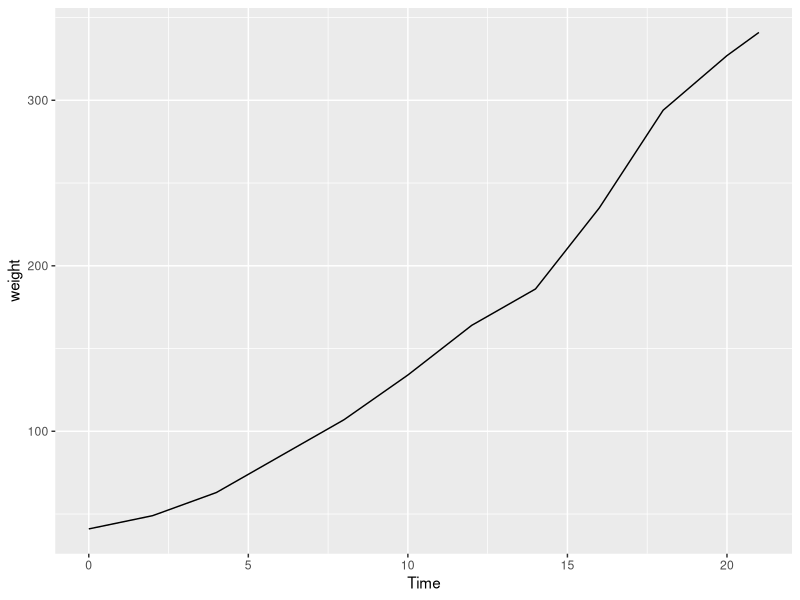
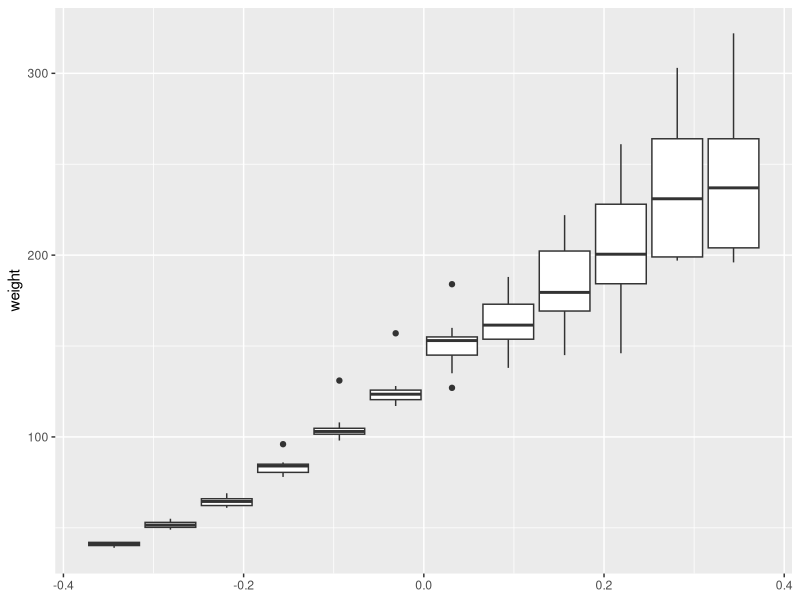
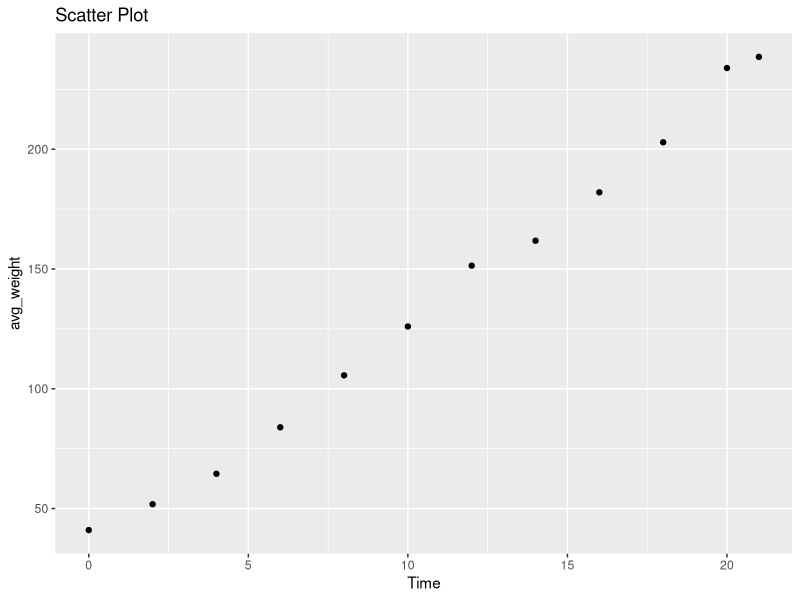
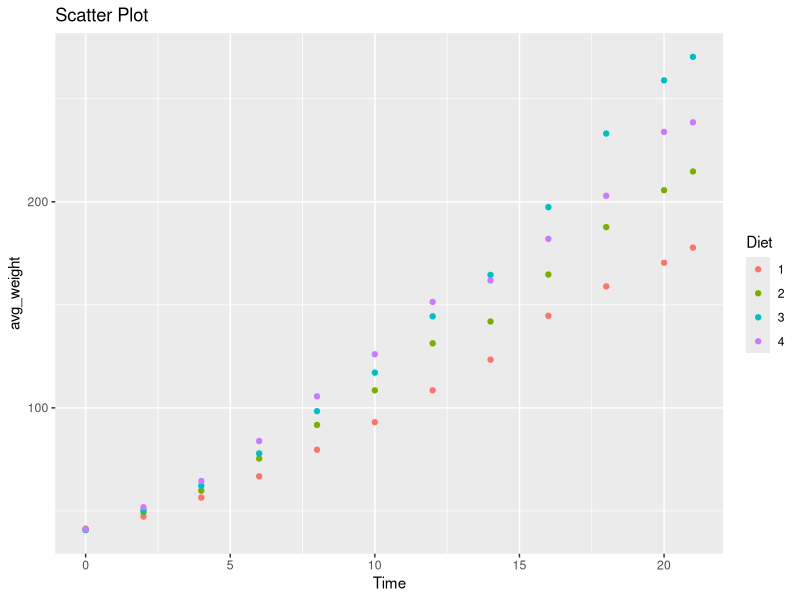

R code for these plots, in order:
## ---- chunk 1
library(dplyr)
data("ChickWeight")
chk_34 <- filter(ChickWeight, Chick==34)
chk_34
## ---- chunk 2
library(ggplot2)
ggplot(data = chk_34, aes(x=Time, y=weight))+
  geom_line()
## ---- chunk 3
chk_grp <- filter(ChickWeight, Diet==4)
ggplot(data = chk_grp, aes(group=Time, y=weight))+
  geom_boxplot()
## ---- chunk 4
mn_wt <- chk_grp %>% 
  group_by(Time) %>% 
  summarise(avg_weight=mean(weight))
mn_wt
## ---- chunk 5
ggplot(data=mn_wt, aes(x=Time, y=avg_weight))+
  geom_point()+ggtitle("Scatter Plot")
## ---- chunk 6
mn_wt <- ChickWeight %>% 
  group_by(Diet, Time) %>% 
  summarise(avg_weight=mean(weight))
mn_wt
## ---- chunk 7
ggplot(data=mn_wt, aes(x=Time, y=avg_weight, color=Diet))+
  geom_point()+ggtitle("Scatter Plot")
